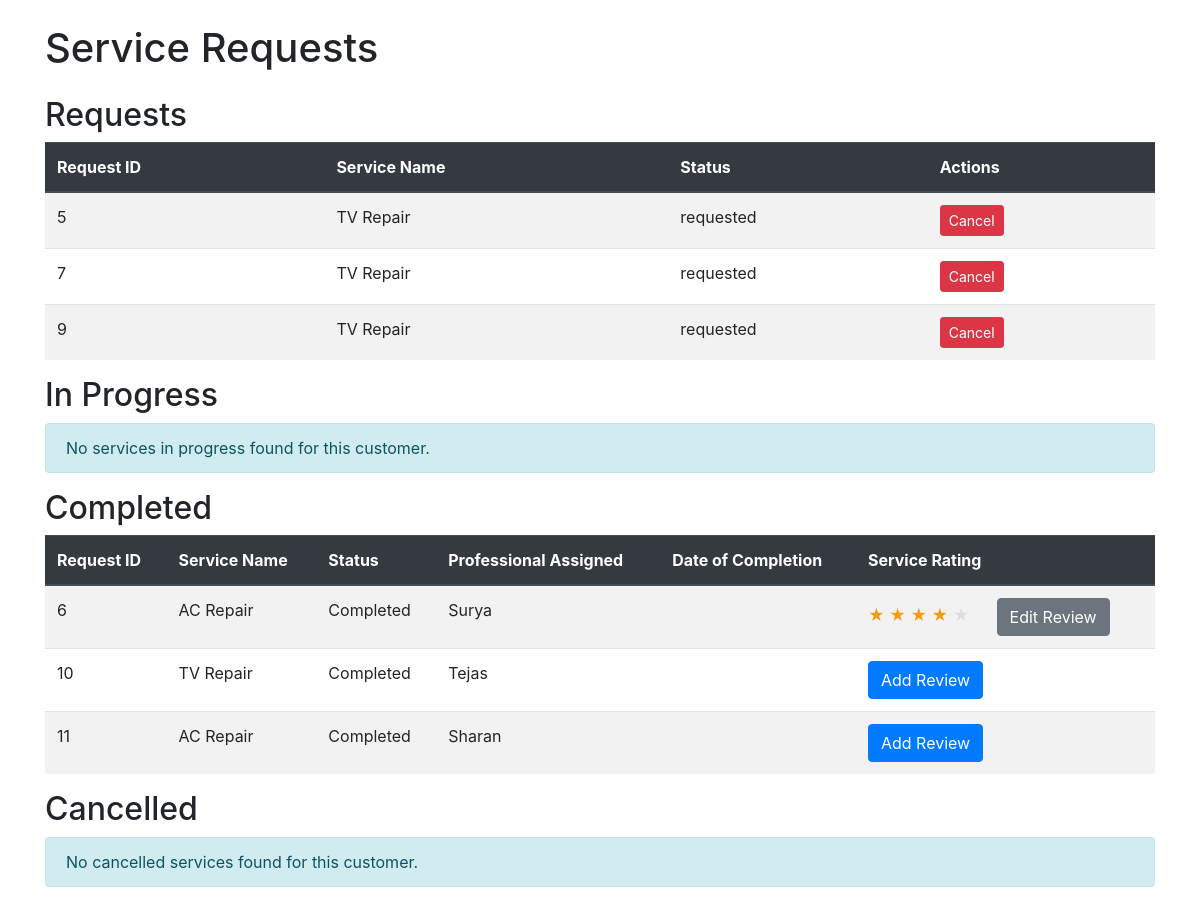
/view_requests/3, run on an earlier commit of the app's database.
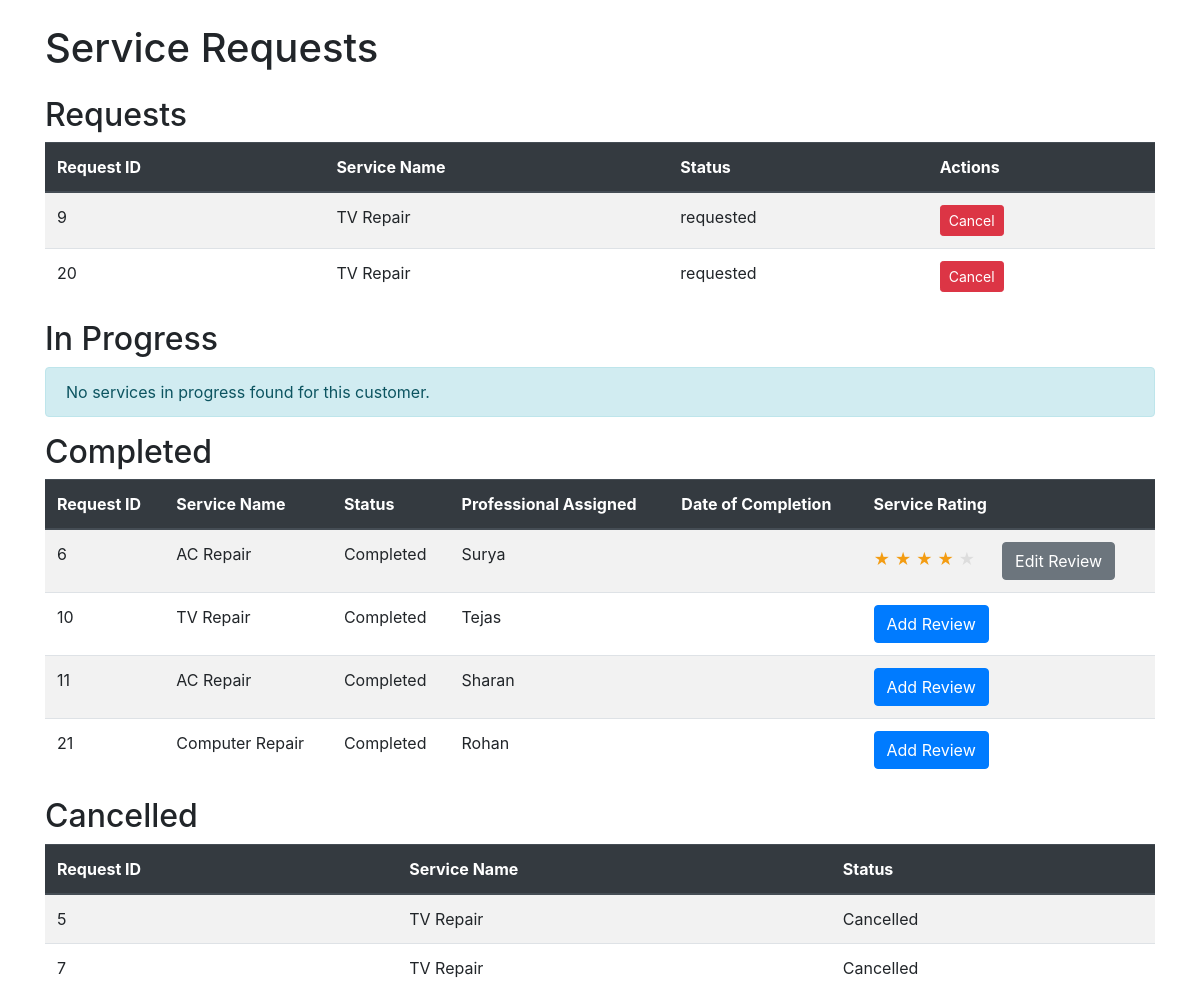
And on a later commit of the database.
### tables this page shows
CREATE TABLE service_requests (
    id INTEGER PRIMARY KEY AUTOINCREMENT,
    service_id INTEGER,
    customer_id INTEGER,
    professional_id INTEGER,
    date_of_request DATETIME DEFAULT CURRENT_TIMESTAMP,
    date_of_completion DATETIME,
    service_status TEXT DEFAULT 'requested',
    remarks TEXT, `service_rating` INTEGER DEFAULT 0,
    FOREIGN KEY (service_id) REFERENCES services (id),
    FOREIGN KEY (customer_id) REFERENCES customers (id),
    FOREIGN KEY (professional_id) REFERENCES professionals (id)
);

CREATE TABLE services (
    id INTEGER PRIMARY KEY AUTOINCREMENT,
    name TEXT NOT NULL,
    price REAL NOT NULL,
    time_required TEXT,
    description TEXT
);

CREATE TABLE professionals (
    id INTEGER PRIMARY KEY AUTOINCREMENT,
    name TEXT NOT NULL,
    date_created DATETIME DEFAULT CURRENT_TIMESTAMP,
    description TEXT,
    service_type TEXT NOT NULL,
    experience INTEGER,
    status TEXT DEFAULT 'pending'
, password TEXT, city TEXT);

### app.py (the view)
@app.route('/view_requests/<int:customer_id>')
def view_requests(customer_id):
    conn = get_db_connection()
    cursor = conn.cursor()
    cursor.execute('''
        SELECT sr.id, sr.service_id, s.name as service_name, sr.customer_id, sr.service_status as status, sr.service_rating as rating, p.name as professional_name
        FROM service_requests sr
        JOIN services s ON sr.service_id = s.id
        LEFT JOIN professionals p ON sr.professional_id = p.id
        WHERE sr.customer_id = ?
    ''', (customer_id,))
    requests = cursor.fetchall()
    requests_list = [dict(request) for request in requests]
    conn.close()
    return render_template('customer/view_requests.html', requests=requests_list, customer_id=customer_id)

### app.py (called while the page is built)
def get_db_connection():
    conn = sqlite3.connect('your_database.db')
    conn.row_factory = sqlite3.Row
    return conn

### templates/customer/view_requests.html (shortened to what the changed rows need)
<!DOCTYPE html>
<html lang="en">
<head>
    <link href="{{ url_for('static', filename='bootstrap/css/bootstrap.min.css') }}" rel="stylesheet">
</head>
<body>
    <div class="container">
        <h1 class="my-4">Service Requests</h1>
        <h2>Requests</h2>
        {% set has_requested = requests | selectattr('status', 'equalto', 'requested') | list %}
        {% if has_requested %}
         <table class="table table-striped">
            <thead class="thead-dark">
            <tr>
                <th scope="col">Request ID</th>
                <th scope="col">Service Name</th>
                <th scope="col">Status</th>
                <th scope="col">Actions</th>
            </tr>
        </thead>
        <tbody>
            {% for request in has_requested %}
            <tr>
                <td>{{ request.id }}</td>
                <td>{{ request.service_name }}</td>
                <td>{{ request.status }}</td>
                <td>
                    <form action="{{ url_for('cancel_service', customer_id=customer_id, request_id=request.id) }}"
      method="POST"
      style="display:inline;"
      onsubmit="return confirm('Are you sure you want to cancel this service?');">
    <button type="submit" class="btn btn-danger btn-sm">Cancel</button>
</form>
                        </td>
                       </tr>
                    {% endfor %}
                </tbody>
            </table>
        {% else %}
            <p class="alert alert-info">No requested services found for this customer.</p>
        {% endif %}
        <h2>In Progress</h2>
        {% set has_in_progress = requests | selectattr('status', 'equalto', 'In Progress') | list %}
        {% if has_in_progress %}
            <table class="table table-striped">
                <thead class="thead-dark">
                    <tr>
                        <th scope="col">Request ID</th>
                        <th scope="col">Service Name</th>
                        <th scope="col">Status</th>
                        <th scope="col">Professional Assigned</th>
                    </tr>
                </thead>
                <tbody>
                    {% for request in has_in_progress %}
                    <tr>
                        <td>{{ request.id }}</td>
                        <td>{{ request.service_name }}</td>
                        <td>{{ request.status }}</td>
                        <td>{{ request.professional_name }}</td>
                    </tr>
                    {% endfor %}
                </tbody>
            </table>
        {% else %}
            <p class="alert alert-info">No services in progress found for this customer.</p>
        {% endif %}
        <h2>Completed</h2>
        {% set has_completed = requests | selectattr('status', 'equalto', 'Completed') | list %}
        {% if has_completed %}
            <table class="table table-striped">
                <thead class="thead-dark">
                    <tr>
                        <th scope="col">Request ID</th>
                        <th scope="col">Service Name</th>
                        <th scope="col">Status</th>
                        <th scope="col">Professional Assigned</th>
                        <th scope="col">Date of Completion</th>
                        <th scope="col">Service Rating</th>
                    </tr>
                </thead>
                <tbody>
                    {% for request in has_completed %}
                    <tr>
                        <td>{{ request.id }}</td>
                        <td>{{ request.service_name }}</td>
                        <td>{{ request.status }}</td>
                        <td>{{ request.professional_name }}</td>
                        <td>{{ request.date_completed }}</td>
                        <td>
                            {% if request.rating == 0 %}
                                <a class="btn btn-primary" href="{{ url_for('review', request_id=request.id) }}">
                                    Add Review
                                </a>
                            {% else %}
                                {% for star in range(1, 6) %}
                                    <span class="fa fa-star {% if star <= request.rating %}checked{% endif %}">★</span>
                                {% endfor %}
                                <span> &nbsp;&nbsp;&nbsp;&nbsp; </span>
                                <a class="btn btn-secondary" href="{{ url_for('review', request_id=request.id) }}">
                                    Edit Review
                                </a>
                            {% endif %}
                        </td>
                    </tr>
                    {% endfor %}
                </tbody>
            </table>
        {% else %}
            <p class="alert alert-info">No completed services found for this customer.</p>
        {% endif %}
        <h2>Cancelled</h2>
{% set has_cancelled = requests | selectattr('status', 'equalto', 'Cancelled') | list %}
{% if has_cancelled %}
    <table class="table table-striped">
        <thead class="thead-dark">
            <tr>
                <th scope="col">Request ID</th>
                <th scope="col">Service Name</th>
                <th scope="col">Status</th>
            </tr>
        </thead>
        <tbody>
            {% for request in has_cancelled %}
            <tr>
                <td>{{ request.id }}</td>
                <td>{{ request.service_name }}</td>
                <td>{{ request.status }}</td>
            </tr>
            {% endfor %}
        </tbody>
    </table>
{% else %}
    <p class="alert alert-info">No cancelled services found for this customer.</p>
{% endif %}
    </div>
</body>
</html>

What changed in the data, as far as the page shows it:
added service_requests: id "20", service_name "TV Repair", status "requested", shown under "Requests"
added service_requests: id "21", service_name "Computer Repair", status "Completed", professional_name "Rohan"
changed service_requests id 5: moves from the list under "Requests" to the list under "Cancelled"
changed service_requests id 7: moves from the list under "Requests" to the list under "Cancelled"
Also different on the page:
text no longer shown: "No cancelled services found for this customer."
text now shown: "Request ID Service Name Status"
